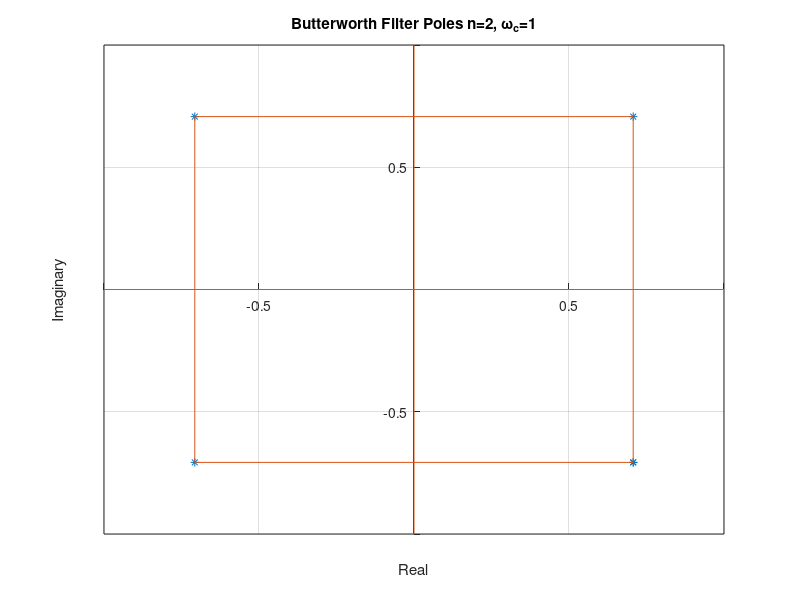
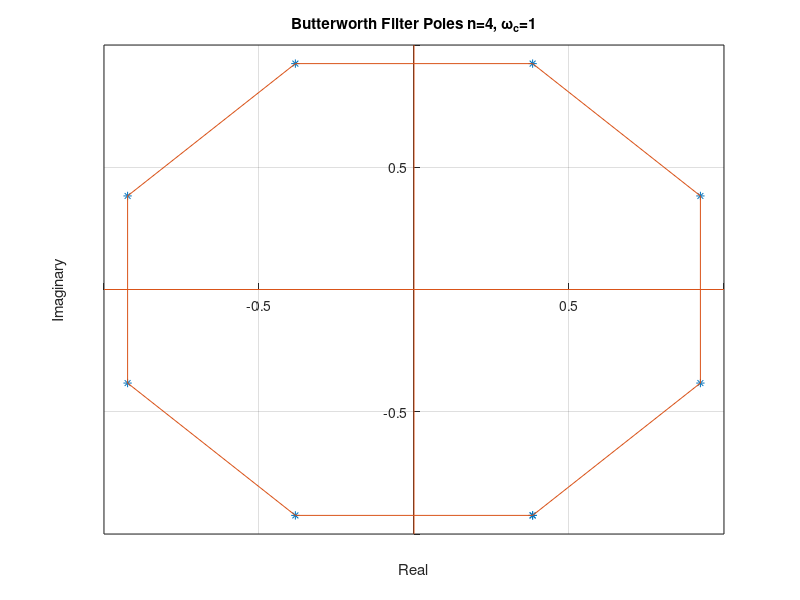
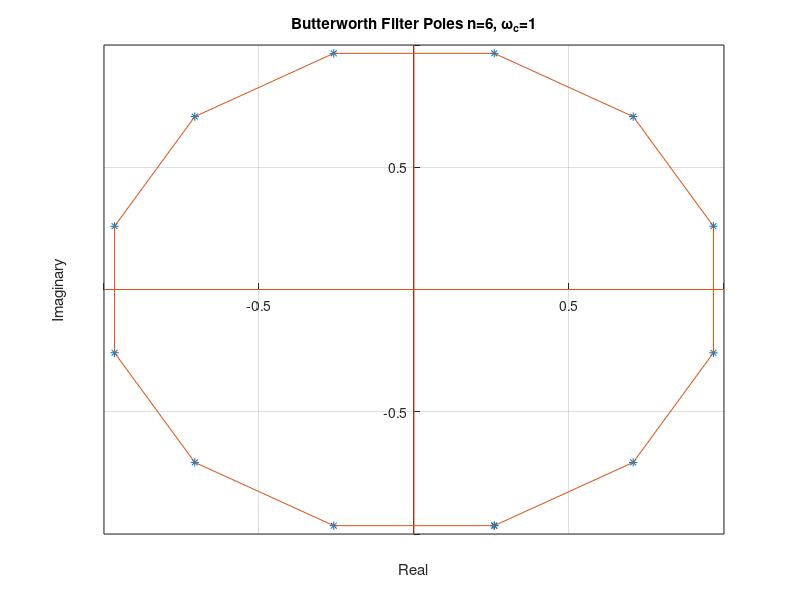

The MATLAB script that drew these images, in order:
%% 3. b)
% Plotting poles for n = 2,4,6
clear all;
n=2;
m=[-n:1:n];
omegac=1;
for k=1:length(m);
    u(k) = omegac*exp((i*pi*(2*m(k)+1+n)/(2*n)));
end 


figure;
plot(real(u),imag(u),'*');
set(gca,'XAxisLocation','origin','YAxisLocation','origin');
title('Butterworth Filter Poles n=2, \omega_c=1');
xlabel('Real');
ylabel('Imaginary');
xL = xlim;
yL = ylim;
line([0 0], yL);  %x-axis
line(xL, [0 0]);  %y-axis
grid on;
hold on;
plot(real(u),imag(u));

clear all;
n=4;
m=[-n:1:n];
omegac=1;
for k=1:length(m);
    u(k) = omegac*exp((i*pi*(2*m(k)+1+n)/(2*n)));
end 


figure;
plot(real(u),imag(u),'*');
set(gca,'XAxisLocation','origin','YAxisLocation','origin');
title('Butterworth Filter Poles n=4, \omega_c=1');
xlabel('Real');
ylabel('Imaginary');
xL = xlim;
yL = ylim;
line([0 0], yL);  %x-axis
line(xL, [0 0]);  %y-axis
grid on;
hold on;
plot(real(u),imag(u));


clear all;
n=6;
m=[-n:1:n];
omegac=1;
for k=1:length(m);
    u(k) = omegac*exp((i*pi*(2*m(k)+1+n)/(2*n)));
end 


figure;
plot(real(u),imag(u),'*');
set(gca,'XAxisLocation','origin','YAxisLocation','origin');
title('Butterworth Filter Poles n=6, \omega_c=1');
xlabel('Real');
ylabel('Imaginary');
xL = xlim;
yL = ylim;
line([0 0], yL);  %x-axis
line(xL, [0 0]);  %y-axis
grid on;
hold on;
plot(real(u),imag(u));
